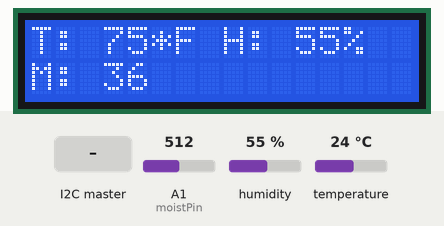
Bench run of a sketch on a simulated Arduino Uno, built with avr-gcc and run on an emulated ATmega328P. Shown: 16×2 character LCD. The test bench sets the inputs (shaded band); at power-on: temperature 24 °C, A1 (moistPin) = 512, humidity 55 %. What the sketch prints to the serial monitor is not drawn.

Above: at 1.2 s.
1.3 s: the I2C master sends the byte 1
At 2.0 s:
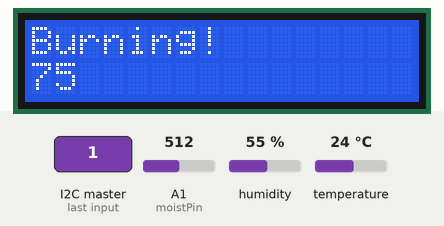
3.6 s: the I2C master sends the byte 90
At 4.0 s:
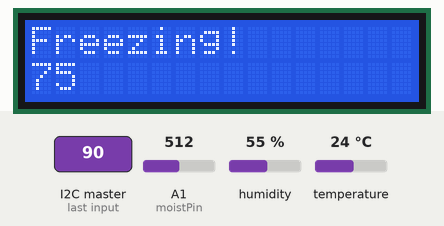
6.7 s: temperature set to 12 °C
At 8.7 s:
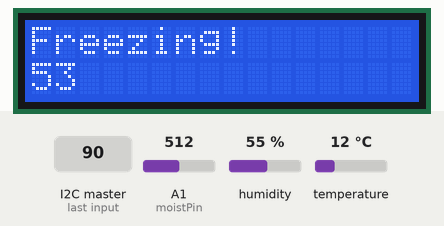
9.8 s: temperature set to 19 °C
At 10.7 s:
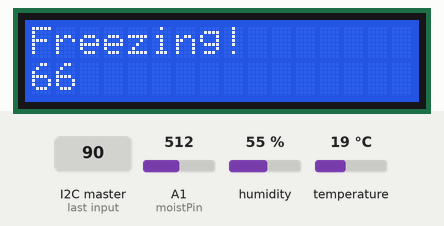
11.8 s: temperature set to 28 °C
At 12.8 s:
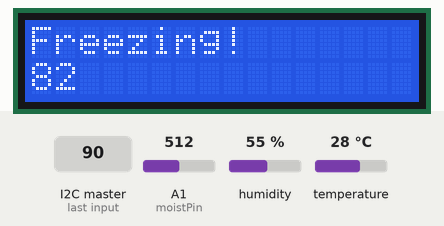
Timing chart, 0 to 14.8 s (numbered marks = the images above; inputs shaded):
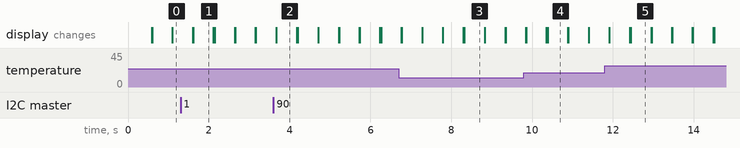

Measured:
- after the input at 1.3 s, the display: first differs from a run without the input after 0.31 s (image 1)
- after the input at 3.6 s, the display: first differs from a run without the input after 0.07 s (image 2)
- after the input at 6.7 s, the display: first differs from a run without the input after 1.6 s (image 3)
- after the input at 9.8 s, the display: first differs from a run without the input after 0.59 s (image 4)
- after the input at 11.8 s, the display: first differs from a run without the input after 0.65 s (image 5)
- what the display in image 1 shows lasts 0.5 s, from 1.6 s to 2.1 s

The sketch:

analyzerSlave.ino
```cpp
/* analyzer Arduino
  This Arduino utilizes the DHT11 sensor to read the room's temperature
  and humidity. A soil moisture sensor is also used to read the moisture
  in soil. These values are displayed on an LCD screen. The values are sent
  to the master Arduino every 10 minutes. The master Arduino will send
  minimum and maximum parameters for the temperature, humidity, and moisture
  to this Arduino. This Arduino will use those parameters to determine
  if the current values are within the proper range. If they are not,
  then a warning will be displayed.
*/

#include <LiquidCrystal.h> // library for lcd
#include "DHT.h" // library to make the sensor work
#include <Wire.h> // communication library
#define DHTPIN A0 // dht11 pin
#define DHTTYPE DHT11 //type of our dht sensor

// set up LCD
LiquidCrystal lcd(12, 11, 5, 4, 3, 2);

// set up DHT11 sensor
DHT dht(DHTPIN, DHTTYPE);

// set pin for moisture sensor
int moistPin = A1;

// initialize variables
int curHum, curTemp, curMoist;
int minTemp, maxTemp, minHum, maxHum, minMoist, maxMoist;
int started = 0;
int master = 0;
int analyzer = 1;

// array of min/max parameters sent from master
int minMaxes[6];

void setup() {
  Serial.begin(9600); // start Serial for debugging
  Wire.begin(analyzer); // start Wire address for analyzer (1)
  Wire.onRequest(sendInfo); // when data is requested, call sendInfo
  Wire.onReceive(getInfo); // when data is received, call getInfo
  lcd.begin(16, 2); // setting up the lcd
  dht.begin(); // setting up the dht
}

void loop() {
  // get temperature and humidity
  curHum = (int) dht.readHumidity();
  curTemp = (int) dht.readTemperature(true);

  // display temp and humidity on LCD screen
  lcd.setCursor(0, 0);
  lcd.print ("T: ");
  lcd.print (curTemp);
  lcd.print ("*F ");
  lcd.print ("H: ");
  lcd.print (curHum);
  lcd.print ("%");

  // get moisture values from sensor
  curMoist = analogRead(moistPin);

  // map moisture values to 0-100 from 320-620 for better readability
  curMoist = map(curMoist, 320, 620, 100, 0);

  // display moisture value on LCD screen
  lcd.setCursor(0, 1);
  lcd.print("M: ");
  lcd.print(curMoist);

  // if the min/max parameters have been received from the master
  if (started == 1)
  {
    // if curTemp is lower than minimum, display warning
    if (curTemp < minTemp)
    {
      lcd.clear();
      lcd.setCursor(0, 0);
      lcd.print("Freezing!");
      lcd.setCursor(0, 1);
      lcd.print(curTemp);
    }

    // if curTemp is higher than maximum, display warning
    else if (curTemp > maxTemp)
    {
      lcd.clear();
      lcd.setCursor(0, 0);
      lcd.print("Burning!");
      lcd.setCursor(0, 1);
      lcd.print(curTemp);
    }

    // if curHum is lower than minimum, display warning
    else if (curHum < minHum)
    {
      lcd.clear();
      lcd.setCursor(0, 0);
      lcd.print("Hum too Low!");
      lcd.setCursor(0, 1);
      lcd.print(curHum);
    }

    // if curHum is higher than maximum, display warning
    else if (curHum > maxHum)
    {
      lcd.clear();
      lcd.setCursor(0, 0);
      lcd.print("Hum too High!");
      lcd.setCursor(0, 1);
      lcd.print(curHum);
    }

    // if curMoist is lower than minimum, display warning
    else if (curMoist < minMoist)
    {
      lcd.clear();
      lcd.setCursor(0, 0);
      lcd.print("More Water!");
      lcd.setCursor(0, 1);
      lcd.print(curMoist);
    }

    // if curTemp is higher than maximum, display warning
    else if (curMoist > maxMoist)
    {
      lcd.clear();
      lcd.setCursor(0, 0);
      lcd.print("Drowning!");
      lcd.setCursor(0, 1);
      lcd.print(curMoist);
    }
  }
  delay(500); // delay for LCD readability
  lcd.clear(); // clear LCD display
}


// called when a request is made from master, sends current sensor readings
void sendInfo()
{
  Wire.write(curTemp);
  Wire.write(curHum);
  Wire.write(curMoist);
}


// called when info is received from the master, sets the min/max variables stored in master
void getInfo(int howMuch)
{
  // populate array with min/max parameters
  for (int i = 0; i < 6; i++)
  {
    if (Wire.available())
    {
      minMaxes[i] = Wire.read();
    }
  }

  // set local min/max variables to values sent from master
  minTemp = minMaxes[0];
  maxTemp = minMaxes[1];
  minHum = minMaxes[2];
  maxHum = minMaxes[3];
  minMoist = minMaxes[4];
  maxMoist = minMaxes[5];

  // Serial output for debugging
  Serial.println(minTemp);
  Serial.println(maxTemp);
  Serial.println(minHum);
  Serial.println(maxHum);
  Serial.println(minMoist);
  Serial.println(maxMoist);

  // set started to 1, will enable the parameter checking conditions
  started = 1;
}
```
